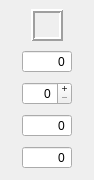
<?xml version="1.0" encoding="UTF-8"?>
<ui version="4.0">
 <class>Skill</class>
 <widget class="QWidget" name="Skill">
  <property name="geometry">
   <rect>
    <x>0</x>
    <y>0</y>
    <width>94</width>
    <height>180</height>
   </rect>
  </property>
  <property name="windowTitle">
   <string>Skill</string>
  </property>
  <layout class="QGridLayout" name="gridLayout">
   <property name="sizeConstraint">
    <enum>QLayout::SetDefaultConstraint</enum>
   </property>
   <property name="verticalSpacing">
    <number>0</number>
   </property>
   <property name="margin">
    <number>0</number>
   </property>
   <item row="0" column="0" alignment="Qt::AlignHCenter">
    <widget class="QLabel" name="label">
     <property name="sizePolicy">
      <sizepolicy hsizetype="Fixed" vsizetype="Fixed">
       <horstretch>0</horstretch>
       <verstretch>0</verstretch>
      </sizepolicy>
     </property>
     <property name="minimumSize">
      <size>
       <width>32</width>
       <height>32</height>
      </size>
     </property>
     <property name="maximumSize">
      <size>
       <width>32</width>
       <height>32</height>
      </size>
     </property>
     <property name="frameShape">
      <enum>QFrame::Box</enum>
     </property>
     <property name="frameShadow">
      <enum>QFrame::Raised</enum>
     </property>
     <property name="lineWidth">
      <number>2</number>
     </property>
     <property name="text">
      <string/>
     </property>
    </widget>
   </item>
   <item row="2" column="0">
    <widget class="QSpinBox" name="spinBoxLevel">
     <property name="minimumSize">
      <size>
       <width>50</width>
       <height>0</height>
      </size>
     </property>
     <property name="maximumSize">
      <size>
       <width>50</width>
       <height>16777215</height>
      </size>
     </property>
     <property name="toolTip">
      <string>The currently set level.</string>
     </property>
     <property name="alignment">
      <set>Qt::AlignRight|Qt::AlignTrailing|Qt::AlignVCenter</set>
     </property>
     <property name="buttonSymbols">
      <enum>QAbstractSpinBox::PlusMinus</enum>
     </property>
     <property name="value">
      <number>0</number>
     </property>
    </widget>
   </item>
   <item row="3" column="0">
    <widget class="QSpinBox" name="spinBoxCost">
     <property name="minimumSize">
      <size>
       <width>50</width>
       <height>0</height>
      </size>
     </property>
     <property name="maximumSize">
      <size>
       <width>50</width>
       <height>16777215</height>
      </size>
     </property>
     <property name="statusTip">
      <string>The cost for the next level up.</string>
     </property>
     <property name="alignment">
      <set>Qt::AlignRight|Qt::AlignTrailing|Qt::AlignVCenter</set>
     </property>
     <property name="readOnly">
      <bool>true</bool>
     </property>
     <property name="buttonSymbols">
      <enum>QAbstractSpinBox::NoButtons</enum>
     </property>
    </widget>
   </item>
   <item row="1" column="0">
    <widget class="QSpinBox" name="spinBoxMax">
     <property name="minimumSize">
      <size>
       <width>50</width>
       <height>0</height>
      </size>
     </property>
     <property name="maximumSize">
      <size>
       <width>50</width>
       <height>16777215</height>
      </size>
     </property>
     <property name="toolTip">
      <string>The higherst level for the current char level.</string>
     </property>
     <property name="alignment">
      <set>Qt::AlignRight|Qt::AlignTrailing|Qt::AlignVCenter</set>
     </property>
     <property name="readOnly">
      <bool>true</bool>
     </property>
     <property name="buttonSymbols">
      <enum>QAbstractSpinBox::NoButtons</enum>
     </property>
    </widget>
   </item>
   <item row="4" column="0">
    <widget class="QSpinBox" name="spinBoxTotal">
     <property name="minimumSize">
      <size>
       <width>50</width>
       <height>0</height>
      </size>
     </property>
     <property name="maximumSize">
      <size>
       <width>50</width>
       <height>16777215</height>
      </size>
     </property>
     <property name="toolTip">
      <string>The total amount of SP used for this Skill</string>
     </property>
     <property name="alignment">
      <set>Qt::AlignRight|Qt::AlignTrailing|Qt::AlignVCenter</set>
     </property>
     <property name="readOnly">
      <bool>true</bool>
     </property>
     <property name="buttonSymbols">
      <enum>QAbstractSpinBox::NoButtons</enum>
     </property>
     <property name="maximum">
      <number>9999</number>
     </property>
     <property name="value">
      <number>0</number>
     </property>
    </widget>
   </item>
  </layout>
 </widget>
 <resources/>
 <connections/>
</ui>
